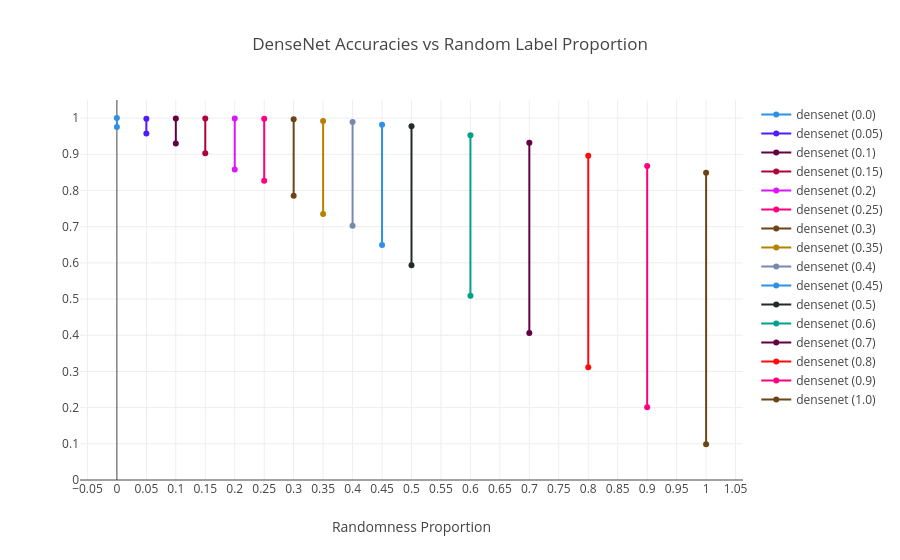

Write notebook code for a chart like this one.
### Code cell
densenet = full_data[(full_data["model"].str.contains("densenet")) & (full_data["split"] == "val")].copy()

densenet["layer_idx"] = densenet["layer"].apply(lambda x: layer_order['densenet'].index(x))
densenet.sort_values("layer_idx", inplace=True)

densenet_accs = densenet[(densenet["layer"] == "a1") & (densenet["dataset"].str.contains("-r"))][["dataset", "model", "train_acc", "val_acc"]]
densenet_accs["random_prop"] = densenet_accs["dataset"].apply(lambda x: float(x.split("-r")[1]))
densenet_accs.sort_values("random_prop", inplace=True)

fig = make_subplots()
for i, row in densenet_accs.iterrows():
    color = color_seq[i % len(color_seq)]
    fig.add_trace(go.Scatter(x=[row["random_prop"], row["random_prop"]], y=[row["train_acc"], row["val_acc"]], mode="lines+markers", line = dict(color=color), name=f"{row['model']} ({row['random_prop']})"))
    
fig.update_layout(title="DenseNet Accuracies vs Random Label Proportion")
fig.update_xaxes(title_text="Randomness Proportion", nticks=23)
fig.update_yaxes(range=[0.0, 1.05], nticks=20)

### Figure 1 — Plotly figure (JSON) as saved in the notebook; plotly's stock layout.template omitted (floating-point values rounded to 4 significant figures)
{"data": [{"line": {"color": "#2E91E5"}, "mode": "lines+markers", "name": "densenet (0.0)", "type": "scatter", "x": [0, 0], "y": [1.0, 0.9754]}, {"line": {"color": "#511CFB"}, "mode": "lines+markers", "name": "densenet (0.05)", "type": "scatter", "x": [0.05, 0.05], "y": [0.9984, 0.9571]}, {"line": {"color": "#620042"}, "mode": "lines+markers", "name": "densenet (0.1)", "type": "scatter", "x": [0.1, 0.1], "y": [0.9991, 0.9301]}, {"line": {"color": "#AF0038"}, "mode": "lines+markers", "name": "densenet (0.15)", "type": "scatter", "x": [0.15, 0.15], "y": [0.9992, 0.9029]}, {"line": {"color": "#DA16FF"}, "mode": "lines+markers", "name": "densenet (0.2)", "type": "scatter", "x": [0.2, 0.2], "y": [0.9991, 0.8578]}, {"line": {"color": "#FC0080"}, "mode": "lines+markers", "name": "densenet (0.25)", "type": "scatter", "x": [0.25, 0.25], "y": [0.9981, 0.8267]}, {"line": {"color": "#6C4516"}, "mode": "lines+markers", "name": "densenet (0.3)", "type": "scatter", "x": [0.3, 0.3], "y": [0.9965, 0.7857]}, {"line": {"color": "#B68100"}, "mode": "lines+markers", "name": "densenet (0.35)", "type": "scatter", "x": [0.35, 0.35], "y": [0.9923, 0.735]}, {"line": {"color": "#778AAE"}, "mode": "lines+markers", "name": "densenet (0.4)", "type": "scatter", "x": [0.4, 0.4], "y": [0.989, 0.7028]}, {"line": {"color": "#2E91E5"}, "mode": "lines+markers", "name": "densenet (0.45)", "type": "scatter", "x": [0.45, 0.45], "y": [0.9817, 0.6491]}, {"line": {"color": "#222A2A"}, "mode": "lines+markers", "name": "densenet (0.5)", "type": "scatter", "x": [0.5, 0.5], "y": [0.9771, 0.5933]}, {"line": {"color": "#00A08B"}, "mode": "lines+markers", "name": "densenet (0.6)", "type": "scatter", "x": [0.6, 0.6], "y": [0.9523, 0.5088]}, {"line": {"color": "#620042"}, "mode": "lines+markers", "name": "densenet (0.7)", "type": "scatter", "x": [0.7, 0.7], "y": [0.9322, 0.4065]}, {"line": {"color": "#FB0D0D"}, "mode": "lines+markers", "name": "densenet (0.8)", "type": "scatter", "x": [0.8, 0.8], "y": [0.8958, 0.3115]}, {"line": {"color": "#FC0080"}, "mode": "lines+markers", "name": "densenet (0.9)", "type": "scatter", "x": [0.9, 0.9], "y": [0.8674, 0.2009]}, {"line": {"color": "#6C4516"}, "mode": "lines+markers", "name": "densenet (1.0)", "type": "scatter", "x": [1, 1], "y": [0.8493, 0.0991]}], "layout": {"title": {"text": "DenseNet Accuracies vs Random Label Proportion"}, "xaxis": {"anchor": "y", "domain": [0, 1], "nticks": 23, "title": {"text": "Randomness Proportion"}}, "yaxis": {"anchor": "x", "domain": [0, 1], "nticks": 20, "range": [0, 1.05]}}}
